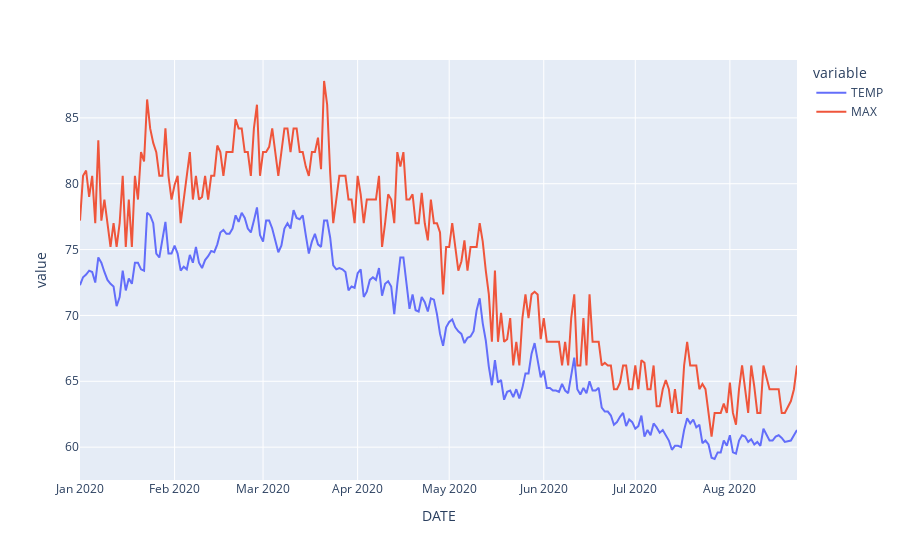

Notebook source saved alongside this figure:
### Markdown cell above
Many times, we need to show two variables instead of one. That is, show two lines in the same graph. This can be done by adding the variables we need to show in the parameter $y=[]$

### Code cell
fig3 = px.line(df2, x='DATE', y=['TEMP',"MAX"])
fig3.show()

### Figure 1 — Plotly figure (JSON) as saved in the notebook; plotly's stock layout.template omitted (floating-point values rounded to 4 significant figures; data arrays with more than 128 entries replaced by an {"elided": "..."} marker saying what was removed)
{"data": [{"hovertemplate": "variable=TEMP<br>DATE=%{x}<br>value=%{y}<extra></extra>", "legendgroup": "TEMP", "line": {"color": "#636efa", "dash": "solid"}, "marker": {"symbol": "circle"}, "mode": "lines", "name": "TEMP", "orientation": "v", "showlegend": true, "type": "scatter", "x": {"elided": "234 str values"}, "xaxis": "x", "y": {"elided": "234 float values"}, "yaxis": "y"}, {"hovertemplate": "variable=MAX<br>DATE=%{x}<br>value=%{y}<extra></extra>", "legendgroup": "MAX", "line": {"color": "#EF553B", "dash": "solid"}, "marker": {"symbol": "circle"}, "mode": "lines", "name": "MAX", "orientation": "v", "showlegend": true, "type": "scatter", "x": {"elided": "234 str values"}, "xaxis": "x", "y": {"elided": "234 float values"}, "yaxis": "y"}], "layout": {"legend": {"title": {"text": "variable"}, "tracegroupgap": 0}, "margin": {"t": 60}, "xaxis": {"anchor": "y", "domain": [0, 1], "title": {"text": "DATE"}}, "yaxis": {"anchor": "x", "domain": [0, 1], "title": {"text": "value"}}}}
